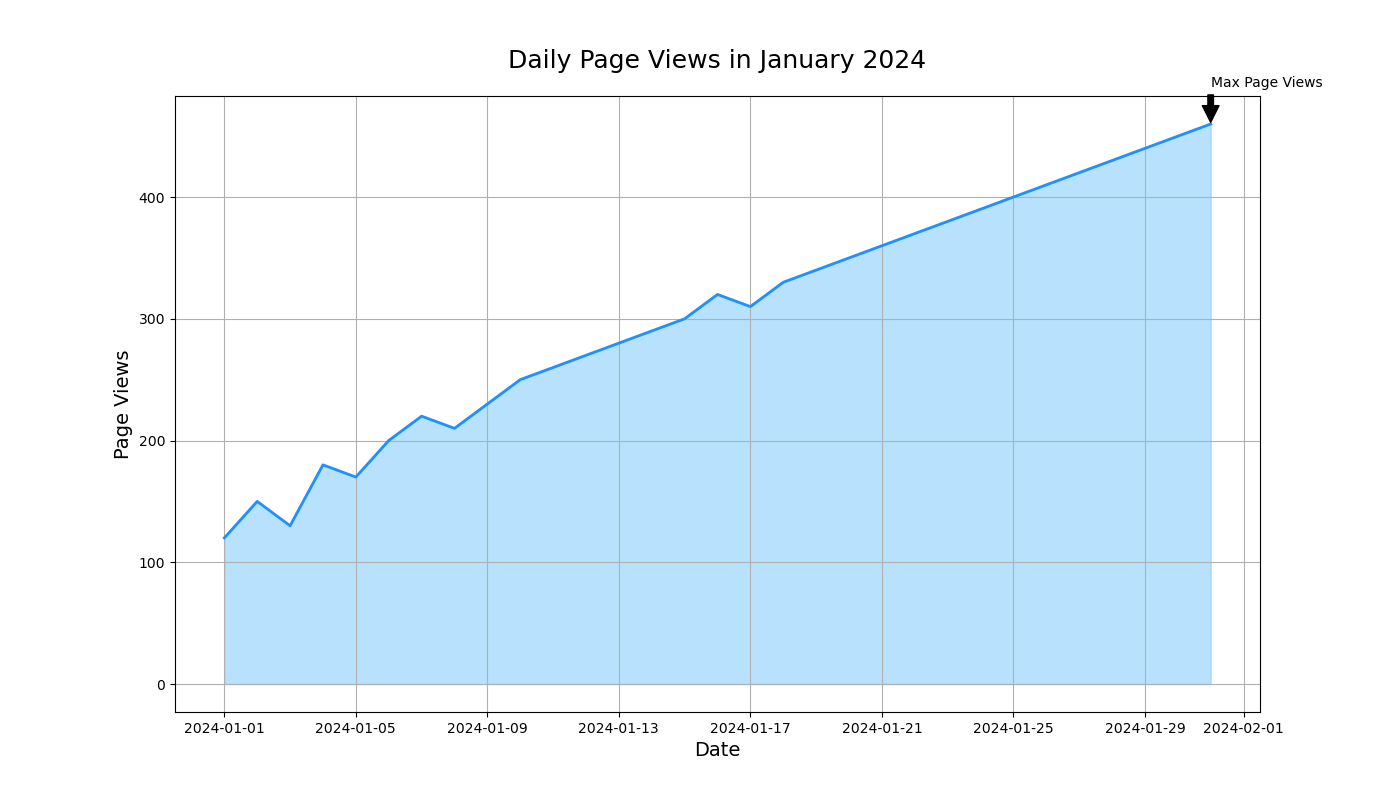

The Python source for this figure:

import matplotlib.pyplot as plt
import pandas as pd

data = {
    'Date': [
        '2024-01-01', '2024-01-02', '2024-01-03', '2024-01-04', '2024-01-05', 
        '2024-01-06', '2024-01-07', '2024-01-08', '2024-01-09', '2024-01-10',
        '2024-01-11', '2024-01-12', '2024-01-13', '2024-01-14', '2024-01-15', 
        '2024-01-16', '2024-01-17', '2024-01-18', '2024-01-19', '2024-01-20',
        '2024-01-21', '2024-01-22', '2024-01-23', '2024-01-24', '2024-01-25', 
        '2024-01-26', '2024-01-27', '2024-01-28', '2024-01-29', '2024-01-30',
        '2024-01-31'
    ],
    'Page Views': [
        120, 150, 130, 180, 170, 200, 220, 210, 230, 250, 260, 270, 280, 290, 
        300, 320, 310, 330, 340, 350, 360, 370, 380, 390, 400, 410, 420, 430, 
        440, 450, 460
    ]
}

df = pd.DataFrame(data)
df['Date'] = pd.to_datetime(df['Date'])

plt.figure(figsize=(14, 8))
plt.fill_between(df['Date'], df['Page Views'], color='#87CEFA', alpha=0.6)
plt.plot(df['Date'], df['Page Views'], color='#1E90FF', linewidth=2)

plt.title('Daily Page Views in January 2024', fontsize=18, pad=20)
plt.xlabel('Date', fontsize=14)
plt.ylabel('Page Views', fontsize=14)

max_views = df[df['Page Views'] == df['Page Views'].max()]
plt.annotate('Max Page Views', xy=(max_views['Date'].values[0], max_views['Page Views'].values[0]),
             xytext=(max_views['Date'].values[0], max_views['Page Views'].values[0] + 30),
             arrowprops=dict(facecolor='black', shrink=0.05))

plt.grid(True)
plt.show()
